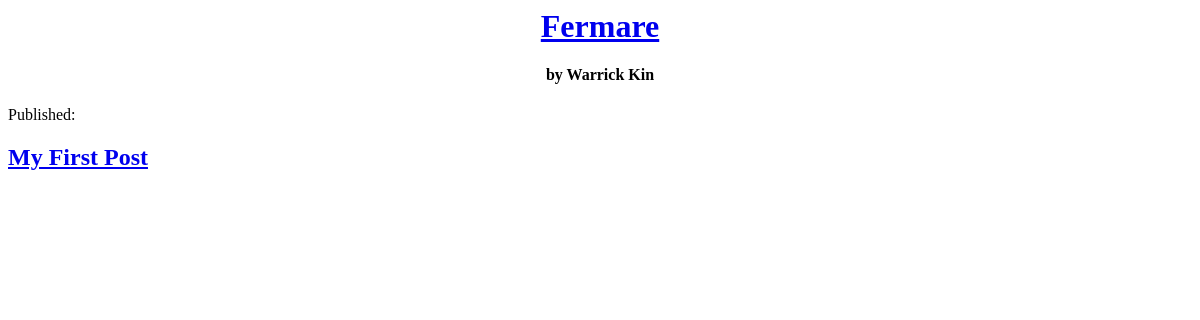
Before: / with the older database file.
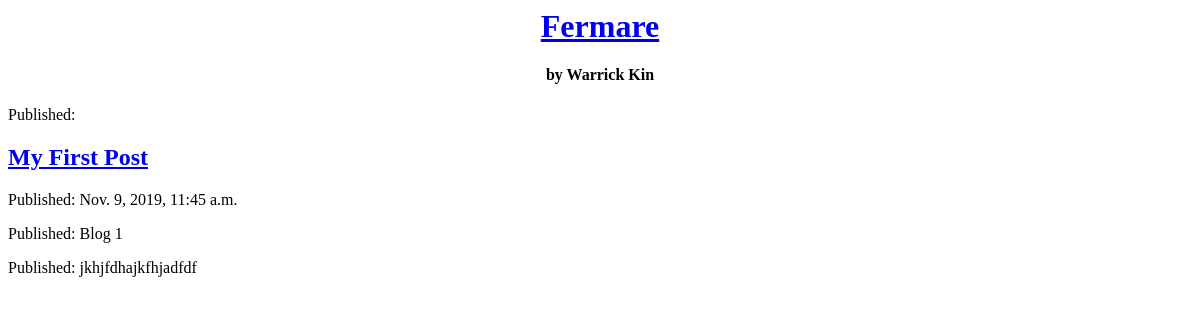
After: the same page with the newer database file.
### blog/models.py (models this page shows, shortened)
class Post(models.Model):
    author = models.ForeignKey(settings.AUTH_USER_MODEL, on_delete=models.CASCADE)
    title = models.CharField(max_length=200)
    text = models.TextField()
    created_date = models.DateTimeField(default=timezone.now)
    published_date = models.DateTimeField(blank=True, null=True)

### blog/views.py (the view)
# urls.py: path('', views.post_list, name='post_list'),
def post_list(request):
    posts = Post.objects.filter(published_date__lte=timezone.now()).order_by('published_date')
    return render(request, 'blog/post_list.html', {'posts': posts})

### blog/templates/blog/post_list.html (shortened to what this page needs)
<html>
    <head>
    </head>
    <body>
        <div>
            <h1 align="center"><a href="/">Fermare</a></h1>
            <h4 align="center">by Warrick Kin</h4>
        </div>
        <div>
            <p>Published:</p>
            <h2><a href="/">My First Post</a></h2>
            {% for post in posts %}
                <div>
                    <p>Published: {{ post.published_date }}</p>
                    <p>Published: {{ post.title }}</p>
                    <p>Published: {{ post.text|linebreaksbr }}</p>
                </div>
            {% endfor %}
        </div>
    </body>
</html>

Changed rows visible on the page:
added Post: published_date "Nov. 9, 2019, 11:45 a.m.", title "Blog 1", text "jkhjfdhajkfhjadfdf"
